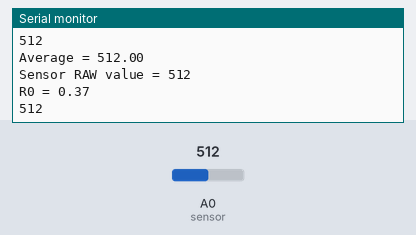
The sketch below on a simulated Arduino Uno, built with avr-gcc and run on an emulated ATmega328P. Shown: the last lines printed to the serial monitor. The inputs (shaded band) are chosen by the test bench; at power-on: A0 (sensor) = 512.

Above: at 1.2 s.
1.3 s: A0 (sensor) set to 0
At 3.0 s:
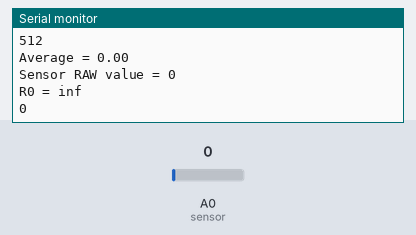
4.3 s: A0 (sensor) set to 122
At 4.7 s:
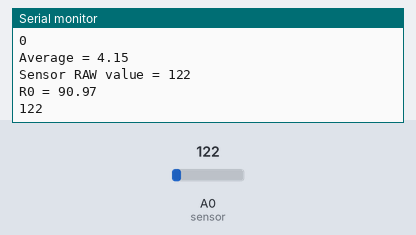
Timing chart, 0 to 7.3 s (numbered marks = the images above; inputs shaded):
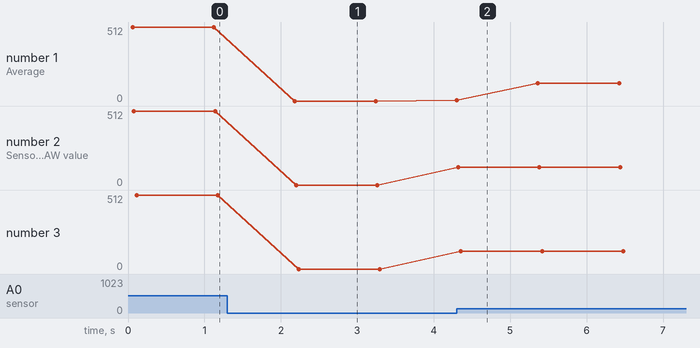

The sketch:

MQ7_1.ino
```cpp
void setup() {
  Serial.begin(9600); //Baud rate
  pinMode(A0,INPUT);
}

void loop() {
  float sensor_volt; //Define variable for sensor voltage
  float RS_air; //Define variable for sensor resistance
  float R0; //Define variable for R0
  float sensorValue=0.0; //Define variable for analog readings
  for(int x = 0 ; x < 500 ; x++) //Start for loop
  {
    sensorValue = sensorValue + analogRead(A0); //Add analog values of sensor 500 times
  }
  sensorValue = sensorValue/500.0; //Take average of readings
  Serial.print("Average = ");
  Serial.println(sensorValue);
  sensor_volt = sensorValue*(4.0/1023.0); //Convert average to voltage
  RS_air = ((4.0*10.0)/sensor_volt)-10.0; //Calculate RS in fresh air
  R0 = RS_air/27; //Calculate R0
  Serial.print("Sensor RAW value = ");
  Serial.println(analogRead(A0));
  Serial.print("R0 = "); //Display "R0"
  Serial.println(R0); //Display value of R0
  Serial.println(analogRead(A0));
  delay(1000); //Wait 1 second

}
```

Measured:
- after the input at 1.3 s, the serial monitor: prints a new line after 0.88 s (image 1)
- after the input at 4.3 s, the serial monitor: prints a new line at once (image 2)
- plotted number 1: 0 → 122 after the input at 4.3 s
- plotted number 2: 0 → 122 after the input at 4.3 s
- plotted number 3: 0 → 122 after the input at 4.3 s
